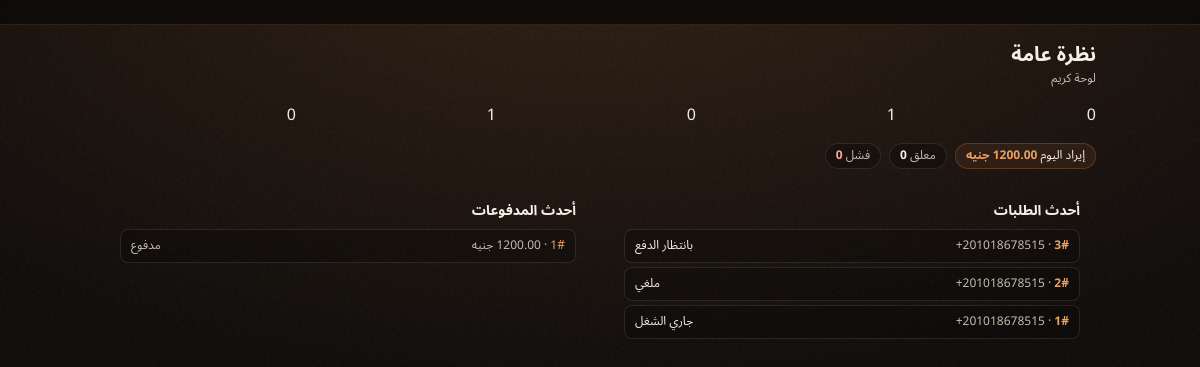
The page /k/ (signed in) on the database as committed earlier.
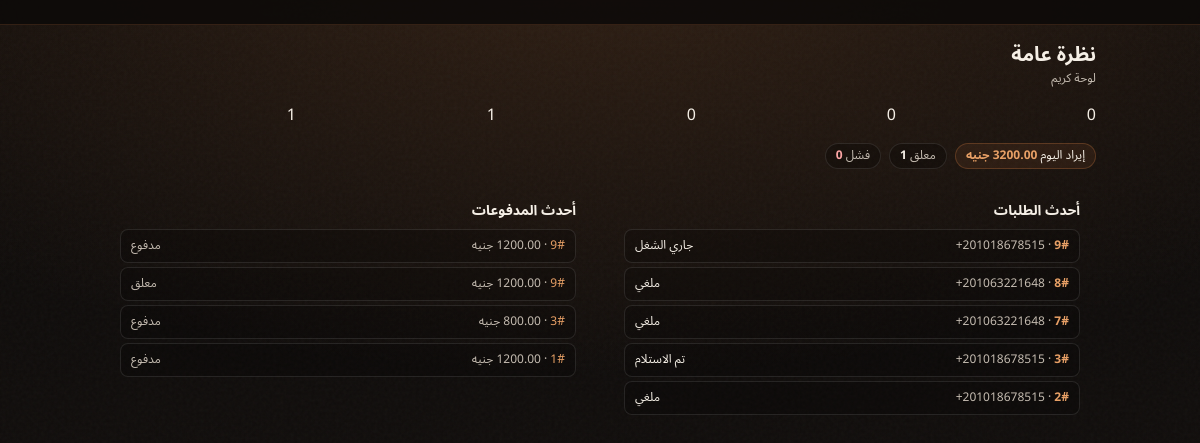
The same page on the database as committed later.
### jobs/models.py (models this page shows, shortened)
class Order(models.Model):
    class Status(models.TextChoices):
        PENDING_REVIEW = 'pending_review', _('Pending review')
        QUOTED = 'quoted', _('Quoted')
        PAID = 'paid', _('Paid')
        IN_PROGRESS = 'in_progress', _('In progress')
        READY_FOR_PICKUP = 'ready_for_pickup', _('Ready for pickup')
        COMPLETED = 'completed', _('Completed')
        CANCELLED = 'cancelled', _('Cancelled')
    status = models.CharField(
        max_length=20,
        choices=Status.choices,
        default=Status.PENDING_REVIEW,
        db_index=True,
    )
    customer = models.ForeignKey(
        Customer,
        on_delete=models.PROTECT,
        related_name='orders',
    )
    labels = models.ManyToManyField(Label, blank=True, related_name='orders')
    diagnostic = models.ForeignKey(
        Diagnostic,
        on_delete=models.SET_NULL,
        null=True,
        blank=True,
        related_name='orders',
        help_text='Source template used at quote time',
    )
    suggested_diagnostic = models.ForeignKey(
        Diagnostic,
        on_delete=models.SET_NULL,
        null=True,
        blank=True,
        related_name='suggested_orders',
        help_text='Tagger suggestion for Kareem to confirm or override at quote time',
    )
    quoted_title_ar = models.CharField(max_length=200, blank=True)
    quoted_title_en = models.CharField(max_length=200, blank=True)
    quoted_price = models.DecimalField(
        max_digits=10,
        decimal_places=2,
        null=True,
        blank=True,
        help_text='Snapshotted EGP price at quote time',
    )
    kareem_note = models.TextField(blank=True)
    created_at = models.DateTimeField(auto_now_add=True)
    updated_at = models.DateTimeField(auto_now=True)
    class Meta:
        ordering = ['-created_at']

### accounts/models.py (models this page shows, shortened)
class Customer(models.Model):
    phone = models.CharField(
        max_length=16,
        unique=True,
        validators=[E164_VALIDATOR],
        help_text='E.164 format, e.g. +201012345678',
    )
    created_at = models.DateTimeField(auto_now_add=True)
    class Meta:
        ordering = ['-created_at']

### payments/models.py (models this page shows, shortened)
class Payment(models.Model):
    class Status(models.TextChoices):
        PENDING = 'pending', _('Pending')
        PAID = 'paid', _('Paid')
        FAILED = 'failed', _('Failed')
    order = models.ForeignKey(
        Order,
        on_delete=models.PROTECT,
        related_name='payments',
    )
    amount_piasters = models.PositiveIntegerField(
        help_text='Amount in piasters (10000 = 100.00 EGP)',
    )
    status = models.CharField(
        max_length=10,
        choices=Status.choices,
        default=Status.PENDING,
        db_index=True,
    )
    paymob_intention_id = models.CharField(max_length=100, blank=True)
    paymob_transaction_id = models.CharField(
        max_length=100,
        unique=True,
        null=True,
        blank=True,
        help_text='Paymob obj.id — unique for idempotent webhook handling',
    )
    created_at = models.DateTimeField(auto_now_add=True)
    updated_at = models.DateTimeField(auto_now=True)
    class Meta:
        ordering = ['-created_at']

### jobs/kareem_views.py (the view)
# urls.py: path('', kareem_overview, name='kareem-overview'),
@staff_required
def kareem_overview(request):
    status_counts = order_status_counts()
    pay_summary = payment_summary()
    recent_orders = Order.objects.select_related('customer').order_by('-created_at')[:5]
    recent_payments = Payment.objects.select_related(
        'order', 'order__customer',
    ).order_by('-created_at')[:5]
    return render(
        request,
        'mechanic/overview.html',
        {
            'nav_active': 'overview',
            'status_counts': status_counts,
            'pay_summary': pay_summary,
            'recent_orders': recent_orders,
            'recent_payments': recent_payments,
        },
    )

### accounts/context_processors.py (called while the page is built)
def customer_session(request):
    return {'session_customer': get_customer(request)}

### accounts/customer_session.py (called while the page is built)
def get_customer(request) -> Customer | None:
    customer_id = request.session.get(SESSION_KEY)
    if not customer_id:
        return None
    return Customer.objects.filter(pk=customer_id).first()

### jobs/kareem_analytics.py (called while the page is built)
def order_status_counts():
    return {
        status: Order.objects.filter(status=status).count()
        for status, _ in Order.Status.choices
    }

### jobs/kareem_views.py (called while the page is built)
def staff_required(view_func):
    @wraps(view_func)
    @login_required(login_url='/k/login/')
    def wrapper(request, *args, **kwargs):
        if not request.user.is_staff:
            return redirect('kareem-login')
        return view_func(request, *args, **kwargs)
    return wrapper

### jobs/templatetags/warsha_ui.py (called while the page is built)
@register.filter
def piasters_egp(piasters) -> str:
    if piasters is None:
        return '0.00'
    return f'{int(piasters) / 100:.2f}'

### templates/mechanic/overview.html (shortened to what this page needs)
{% extends "mechanic/base.html" %}
{% load warsha_ui i18n %}
{% block mechanic_content %}
<section class="animate-fade-up space-y-4">
  <div>
    <h1 class="text-xl font-extrabold text-paper">{% trans "Overview" %}</h1>
    <p class="mt-0.5 text-xs text-paper-muted">{% trans "Kareem's board" %}</p>
  </div>
  <div class="grid grid-cols-2 gap-2 sm:grid-cols-3 lg:grid-cols-5">
    <c-stat-card label="{% trans 'Pending review' %}">{{ status_counts.pending_review }}</c-stat-card>
    <c-stat-card label="{% trans 'Quoted' %}">{{ status_counts.quoted }}</c-stat-card>
    <c-stat-card label="{% trans 'Paid' %}">{{ status_counts.paid }}</c-stat-card>
    <c-stat-card label="{% trans 'In progress' %}">{{ status_counts.in_progress }}</c-stat-card>
    <c-stat-card label="{% trans 'Ready for pickup' %}">{{ status_counts.ready_for_pickup }}</c-stat-card>
  </div>
  <div class="flex flex-wrap gap-2">
    <span class="rounded-full border border-copper/30 bg-copper/10 px-2.5 py-1 text-xs">
      {% trans "Today's revenue" %} <strong class="text-copper-bright"><bdi dir="ltr">{{ pay_summary.today_paid_piasters|piasters_egp }}</bdi> {% trans "EGP" %}</strong>
    </span>
    <span class="rounded-full border border-white/10 bg-black/25 px-2.5 py-1 text-xs text-paper-muted">
      {% trans "Pending" %} <strong class="text-paper">{{ pay_summary.pending_count }}</strong>
    </span>
    <span class="rounded-full border border-white/10 bg-black/25 px-2.5 py-1 text-xs text-paper-muted">
      {% trans "Failed" %} <strong class="text-red-300">{{ pay_summary.failed_today }}</strong>
    </span>
  </div>
  <div class="grid gap-4 lg:grid-cols-2">
    <c-page-card class="!p-4">
      <h2 class="mb-2 text-sm font-bold text-paper">{% trans "Latest requests" %}</h2>
      {% if recent_orders %}
        <ul class="space-y-1">
          {% for order in recent_orders %}
            <li class="flex items-center justify-between rounded-lg border border-white/10 bg-black/20 px-2.5 py-2 text-xs">
              <span>
                <a href="{% url 'kareem-request-detail' order_id=order.pk %}" class="font-bold text-copper-bright no-underline">
                  #<bdi dir="ltr">{{ order.pk }}</bdi>
                </a>
                <span class="text-paper-muted"> · <bdi dir="ltr">{{ order.customer.phone }}</bdi></span>
              </span>
              <span><c-status-badge status="{{ order.status }}">{{ order.get_status_display }}</c-status-badge></span>
            </li>
          {% endfor %}
        </ul>
      {% else %}
        <p class="text-xs text-paper-muted">{% trans "No requests." %}</p>
      {% endif %}
    </c-page-card>
    <c-page-card class="!p-4">
      <h2 class="mb-2 text-sm font-bold text-paper">{% trans "Latest payments" %}</h2>
      {% if recent_payments %}
        <ul class="space-y-1">
          {% for payment in recent_payments %}
            <li class="flex items-center justify-between rounded-lg border border-white/10 bg-black/20 px-2.5 py-2 text-xs">
              <span>
                <a href="{% url 'kareem-request-detail' order_id=payment.order_id %}" class="text-copper-bright no-underline">
                  #<bdi dir="ltr">{{ payment.order_id }}</bdi>
                </a>
                <span class="text-paper-muted"> · <bdi dir="ltr">{{ payment.amount_piasters|piasters_egp }}</bdi> {% trans "EGP" %}</span>
              </span>
              <span class="text-paper-muted">{{ payment.get_status_display }}</span>
            </li>
          {% endfor %}
        </ul>
      {% else %}
        <p class="text-xs text-paper-muted">{% trans "No payments." %}</p>
      {% endif %}
    </c-page-card>
  </div>
</section>
{% endblock %}

Rows that differ between the two databases and show on the page:
no longer on this page (row edited): Order: pk "1", customer.phone "+201018678515", status "جاري الشغل"
added Order: pk "9", customer.phone "+201018678515", status "جاري الشغل"
added Order: pk "8", customer.phone "+201063221648", status "ملغي"
added Order: pk "7", customer.phone "+201063221648", status "ملغي"
changed Order id 3: status "بانتظار الدفع" → "تم الاستلام"
added Payment: order_id "9", amount_piasters|piasters_egp "1200.00", status "مدفوع"
added Payment: order_id "9", amount_piasters|piasters_egp "1200.00", status "معلق"
added Payment: order_id "3", amount_piasters|piasters_egp "800.00", status "مدفوع"
Other text that changed with them:
{{ status_counts.quoted }}: "1" → "0"
{{ status_counts.ready_for_pickup }}: "0" → "1"
{{ pay_summary.today_paid_piasters|piasters_egp }}: "1200.00" → "3200.00"
{{ pay_summary.pending_count }}: "0" → "1"
